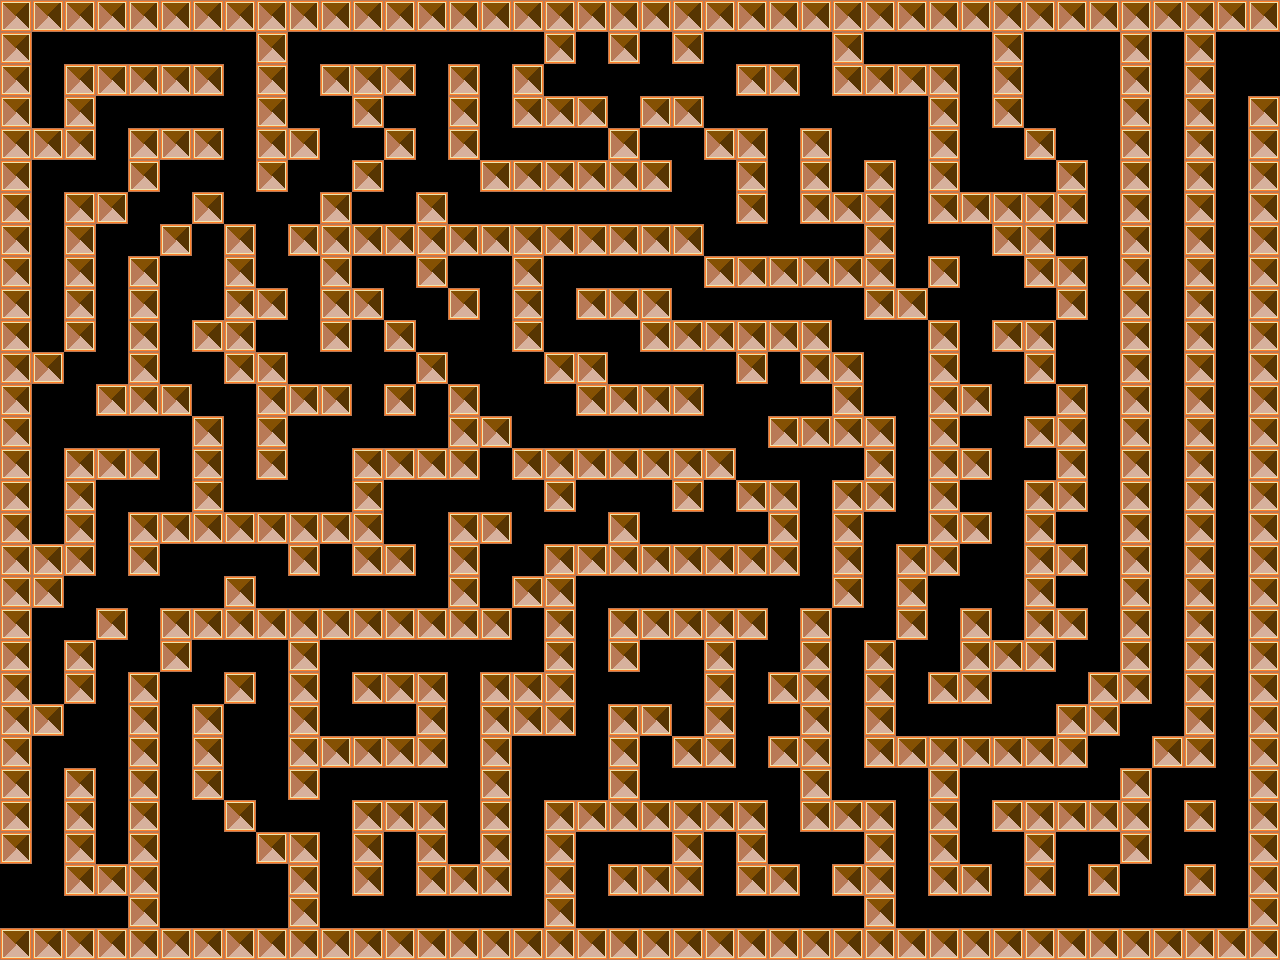

Tiled map render using the project's own tile images. Description and the map definition, with tile-layer contents summarised, below:
An orthogonal 40x30 tile map with 32x32 px tiles, 1 tile layer (Maze) and 2 objects (2x Spawn).

<map version="1.0" orientation="orthogonal" renderorder="right-down" width="40" height="30" tilewidth="32" tileheight="32" nextobjectid="5">
 <tileset firstgid="1" name="Maze" tilewidth="32" tileheight="32">
  <image source="maze.png" width="64" height="32" />
 </tileset>
 <layer name="Maze" width="40" height="30">
  <data>[1200 cells, 1200 non-empty, 2 distinct tile ids]</data>
 </layer>
 <objectgroup name="Starts">
  <object id="3" name="Red" type="Spawn" x="216" y="884" />
  <object id="4" name="Blue" type="Spawn" x="1065" y="80" />
 </objectgroup>
</map>